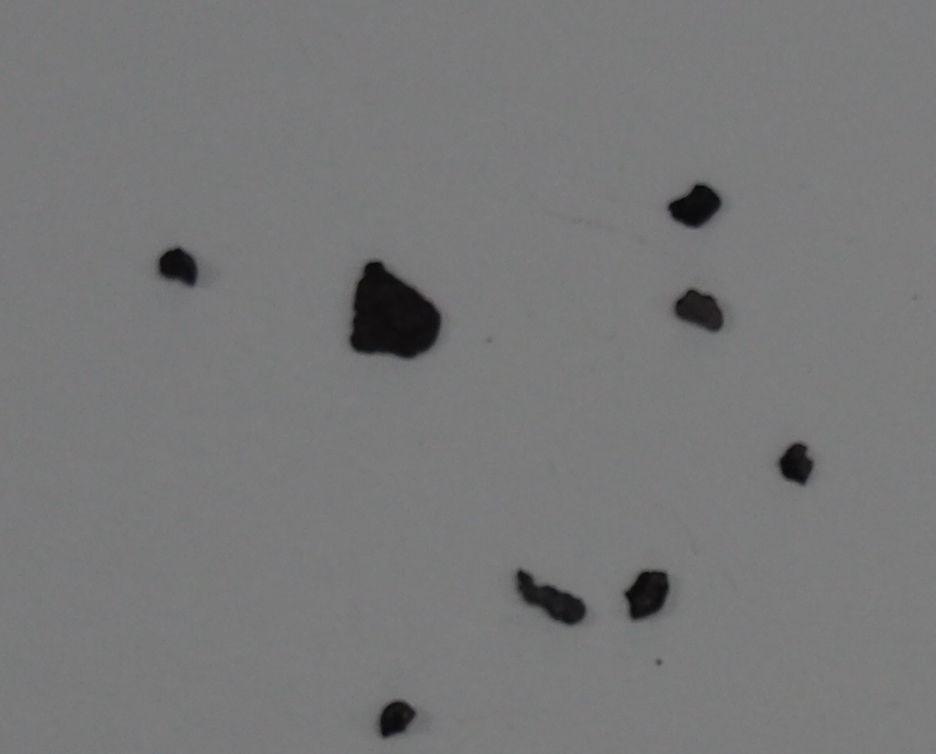
#> input picture P3/TAR.png, 936 x 754 px, shrunk from 1170 x 942 before the run
$ jupyter execute P3.ipynb
#> lines starting #> are read from the running program, lines starting #| are printed output that depends on the picture; after the words box and inside, x2 and y2 are one past the last pixel; in counts of white or black regions, pixels touching at a corner belong together
#> in process_and_classify_image, image is the input picture: shape (754, 936, 3); mean B, G, R 120.5, 119.9, 119.7
[cell 1]
import cv2
import numpy as np
import pandas as pd

[cell 2]
def extract_features(image):
    import cv2
    import numpy as np

    # Convert to grayscale for processing
    gray = cv2.cvtColor(image, cv2.COLOR_BGR2GRAY)

    # Apply Gaussian Blur to reduce noise
    blur = cv2.GaussianBlur(gray, (5, 5), 0)

    # Apply adaptive thresholding
    thresh = cv2.adaptiveThreshold(
        blur, 255, cv2.ADAPTIVE_THRESH_MEAN_C,
        cv2.THRESH_BINARY_INV, 11, 2
    )
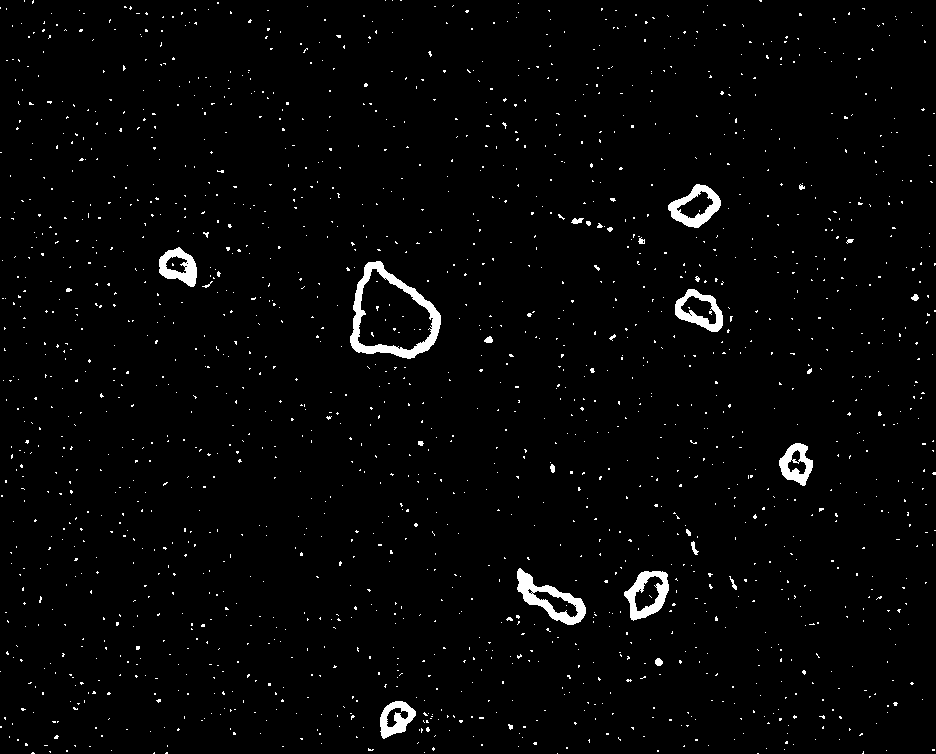
#> thresh: shape (754, 936); 2.2% white; 1759 white regions (1733 under 20 px), largest, box (x1, y1, x2, y2) and area: (350, 261, 441, 359) 2188, (517, 568, 586, 625) 1328, (624, 571, 669, 621) 1025

    # Remove small noise with morphological operations
    kernel = np.ones((3, 3), np.uint8)
    opening = cv2.morphologyEx(
        thresh, cv2.MORPH_OPEN, kernel, iterations=2
    )
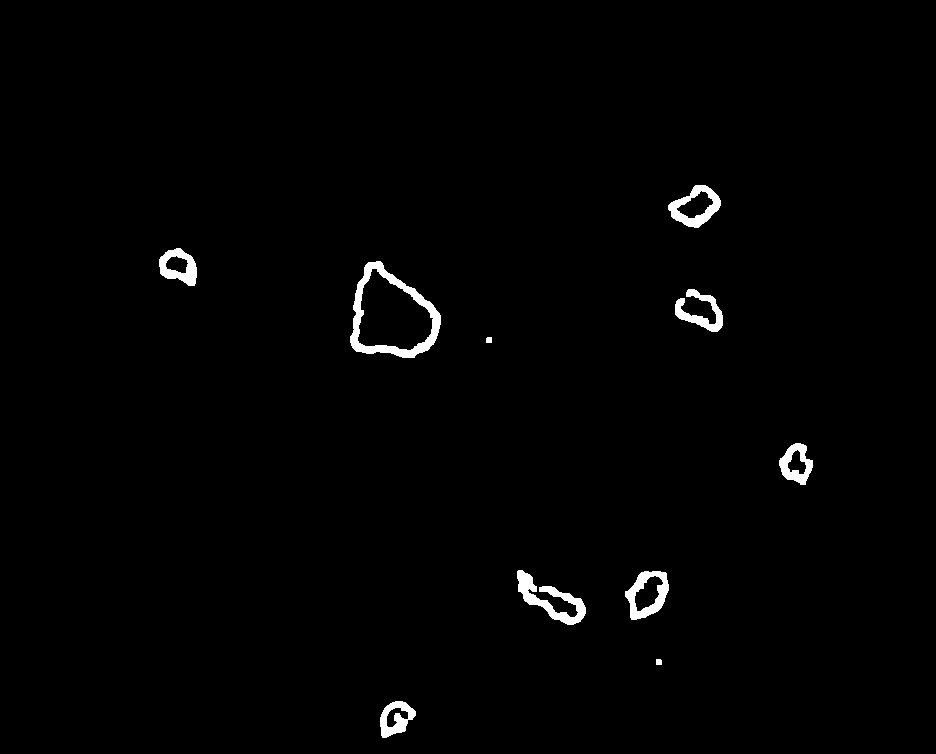
#> opening: shape (754, 936); 1.2% white; 10 white regions

    # Find contours
    contours, _ = cv2.findContours(
        opening, cv2.RETR_EXTERNAL, cv2.CHAIN_APPROX_SIMPLE
    )
#> contours = 10 contours; largest, box (x1, y1, x2, y2) and area: (350, 261, 441, 358) 5958, (625, 571, 669, 620) 1465, (668, 185, 721, 228) 1388, (517, 570, 586, 625) 1140, (159, 248, 197, 286) 974

    features_list = []

    for cnt in contours:
        # Filter by area (ignore very small particles)
        area = cv2.contourArea(cnt)
        if area > 20:
            # Compute perimeter
            perimeter = cv2.arcLength(cnt, True)

            # Compactness
            compactness = (perimeter ** 2) / area if area != 0 else 0

            # Bounding rectangle
            x, y, w, h = cv2.boundingRect(cnt)
            aspect_ratio = float(w) / h if h != 0 else 0

            # Fit ellipse if possible
            if len(cnt) >= 5:
                ellipse = cv2.fitEllipse(cnt)
                _, axes, _ = ellipse
                major_axis = max(axes)
                minor_axis = min(axes)
                ellipse_axis_ratio = minor_axis / major_axis if major_axis != 0 else 0
            else:
                ellipse_axis_ratio = 0

            # Create a mask for the contour
            mask = np.zeros(image.shape[:2], dtype="uint8")
            cv2.drawContours(mask, [cnt], -1, 255, -1)

            # Calculate mean color within the contour mask
            mean_val = cv2.mean(image, mask=mask)
            mean_b, mean_g, mean_r = mean_val[:3]

            # Convert BGR to HSV and get mean hue
            hsv_image = cv2.cvtColor(image, cv2.COLOR_BGR2HSV)
            mean_hsv = cv2.mean(hsv_image, mask=mask)
            mean_hue = mean_hsv[0]

            # Collect features
            features = {
                'Area': area,
                'Perimeter': perimeter,
                'Compactness': compactness,
                'Aspect_Ratio': aspect_ratio,
                'Ellipse_Axis_Ratio': ellipse_axis_ratio,
                'Mean_R': mean_r,
                'Mean_G': mean_g,
                'Mean_B': mean_b,
                'Mean_Hue': mean_hue,
                'Contour': cnt,  # Keep contour for visualization
                'Bounding_Rect': (x, y, w, h)  # For labeling
            }
            features_list.append(features)
#> this loop made 10 passes
#> (area, perimeter, compactness, x, y, w, h, aspect_ratio) on passes 1 to 10: (858, 120.9, 17.04, 380, 701, 36, 37, 0.973), (24.5, 19.41, 15.38, 656, 659, 6, 6, 1), (1465, 157.1, 16.84, 625, 571, 44, 49, 0.898), (1140, 346.4, 105.3, 517, 570, 69, 55, 1.25), (909, 128.6, 18.18, 779, 443, 34, 42, 0.81), (24.5, 19.41, 15.38, 486, 337, 6, 6, 1), (710.5, 258.1, 93.73, 675, 289, 48, 43, 1.12), (5957.5, 322.5, 17.46, 350, 261, 91, 97, 0.938), (974.5, 127.2, 16.59, 159, 248, 38, 38, 1), (1388, 152.9, 16.83, 668, 185, 53, 43, 1.23)
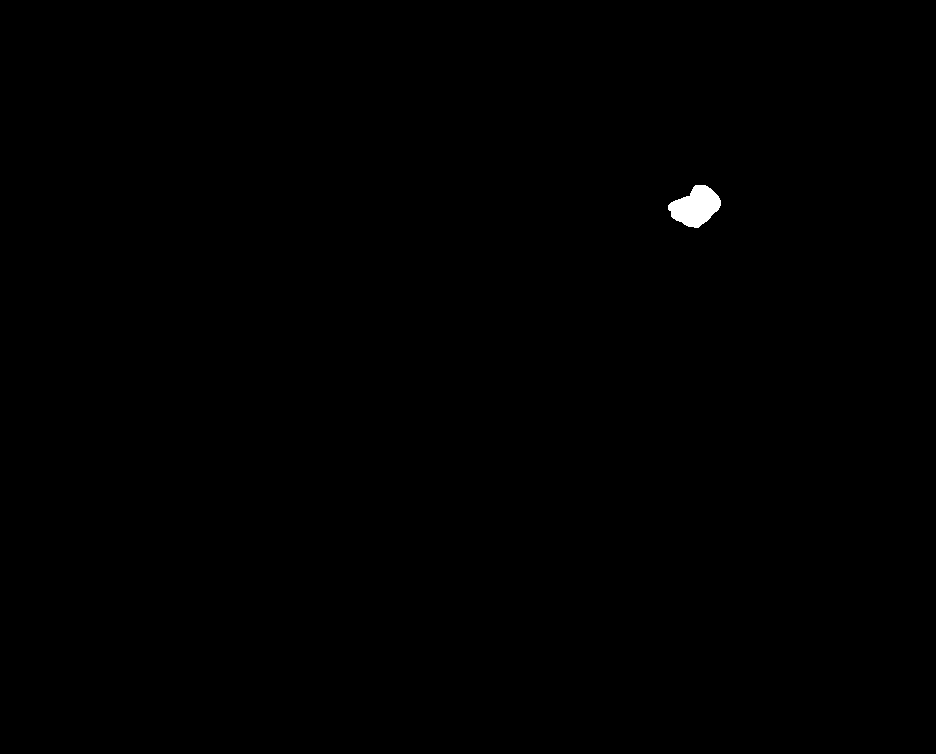
#> mask: shape (754, 936); 0.21% white; 1 white region, box (x1, y1, x2, y2) and area: (668, 185, 721, 228) 1453
#> after the loop, features_list = 10 items

    return features_list

[cell 3]
def classify_particle(features, params):
    # Unpack features
    area = features['Area']
    perimeter = features['Perimeter']
    compactness = features['Compactness']
    aspect_ratio = features['Aspect_Ratio']
    ellipse_axis_ratio = features['Ellipse_Axis_Ratio']
    mean_r = features['Mean_R']
    mean_g = features['Mean_G']
    mean_b = features['Mean_B']
    mean_hue = features['Mean_Hue']

    # Calculate mean brightness
    mean_brightness = (mean_r + mean_g + mean_b) / 3

    # Unpack parameters
    compactness_threshold = params['compactness_threshold']
    ellipse_axis_ratio_threshold = params['ellipse_axis_ratio_threshold']
    mean_hue_pellet_range = params['mean_hue_pellet_range']
    mean_brightness_fragment_threshold = params['mean_brightness_fragment_threshold']
    mean_brightness_tar_threshold = params['mean_brightness_tar_threshold']

    # Classification rules
    if (compactness >= compactness_threshold and
        ellipse_axis_ratio >= ellipse_axis_ratio_threshold and
        mean_hue >= mean_hue_pellet_range[0] and
        mean_hue <= mean_hue_pellet_range[1]):
        return 'Pellet'
    elif mean_brightness <= mean_brightness_tar_threshold:
        return 'Tar'
    elif mean_brightness >= mean_brightness_fragment_threshold:
        return 'Fragment'
    else:
        return 'Unknown'

[cell 4]
params = {
    'compactness_threshold': 15.0,
    'ellipse_axis_ratio_threshold': 0.8,
    'mean_hue_pellet_range': (15, 45),  # Hue range for pellets
    'mean_brightness_fragment_threshold': 100,  # Bright fragments
    'mean_brightness_tar_threshold': 80  # Dark tar particles
}

[cell 5]
def process_and_classify_image(image_file, params):
    import cv2
    import pandas as pd

    # Load the image
    image = cv2.imread(image_file)
    if image is None:
        print(f"Error loading image {image_file}")
        return None

    features_list = extract_features(image)
#> features_list = 10 items

    # Prepare results list
    results = []
    for i, features in enumerate(features_list):
        predicted_label = classify_particle(features, params)
        features['Predicted_Label'] = predicted_label
        features['Particle_Number'] = i + 1
        results.append(features)

        # Draw the contour and label on the image
        cv2.drawContours(image, [features['Contour']], -1, (0, 255, 0), 2)
        x, y, w, h = features['Bounding_Rect']
        cv2.putText(image, predicted_label, (x, y - 10),
                    cv2.FONT_HERSHEY_SIMPLEX, 0.5, (0, 0, 255), 1)
#> this loop made 10 passes
#> (area in classify_particle, perimeter in classify_particle, compactness in classify_particle, aspect_ratio in classify_particle, ellipse_axis_ratio in classify_particle, mean_r in classify_particle, mean_g in classify_particle, mean_b in classify_particle) on passes 1 to 10: (858, 120.9, 17.04, 0.973, 0.671, 27.09, 26.19, 27.5), (24.5, 19.41, 15.38, 1, 0.905, 89.83, 93.31, 95.23), (1465, 157.1, 16.84, 0.898, 0.67, 25.28, 24.53, 24.97), (1140, 346.4, 105.3, 1.25, 0.395, 34.09, 33.95, 35.61), (909, 128.6, 18.18, 0.81, 0.784, 28.29, 26.99, 28.36), (24.5, 19.41, 15.38, 1, 0.905, 109.8, 109.9, 111.7), (710.5, 258.1, 93.73, 1.12, 0.664, 41.68, 39.92, 40.87), (5957.5, 322.5, 17.46, 0.938, 0.822, 21.05, 19.34, 20.32), (974.5, 127.2, 16.59, 1, 0.714, 25.51, 24.9, 27.61), (1388, 152.9, 16.83, 1.23, 0.668, 20.81, 20.39, 23.18)
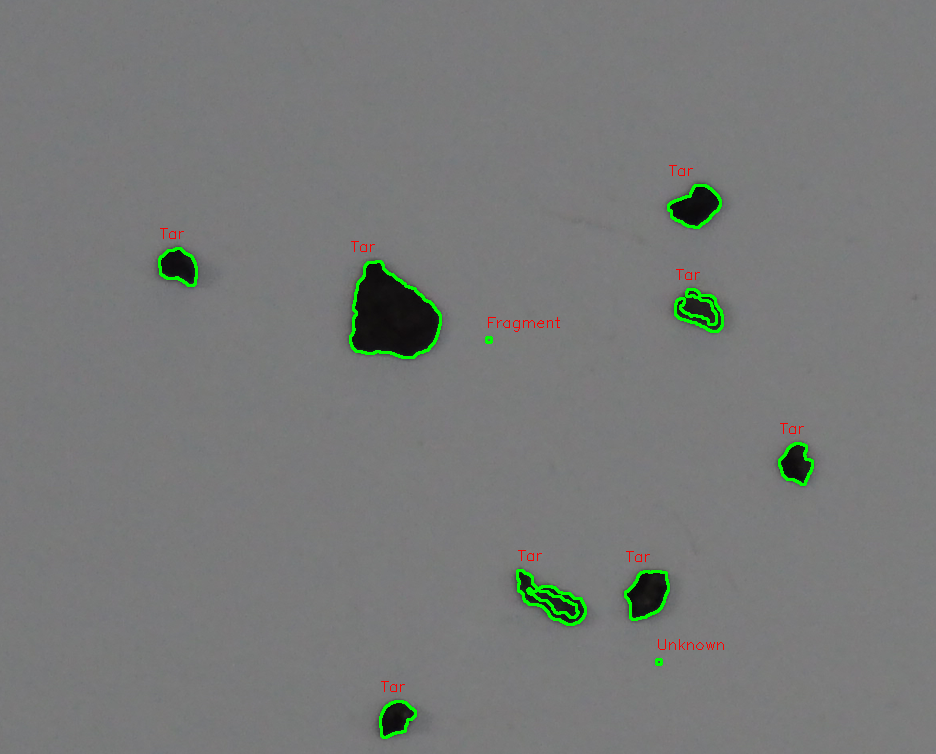
#> image: shape (754, 936, 3); 0.86% of pixels changed, all inside (x1, y1, x2, y2) = (158, 165, 814, 739)
#> after the loop, results = 10 items

    # Convert results to DataFrame
    df_results = pd.DataFrame(results)
#> df_results = table of 10 rows and 13 columns

    # Show the image with classifications
    cv2.imshow('Classified Particles', image)
    cv2.waitKey(0)
    cv2.destroyAllWindows()

    return df_results

[cell 6]
# Path to the new image
test_image_file = 'TAR.png'

# Process and classify the new image
df_test_results = process_and_classify_image(test_image_file, params)
#> df_test_results = table of 10 rows and 13 columns

# Display the classification results
if df_test_results is not None:
    print(df_test_results[['Particle_Number', 'Predicted_Label']])
#|    Particle_Number Predicted_Label
#| 0                1             Tar
#| 1                2         Unknown
#| 2                3             Tar
#| 3                4             Tar
#| 4                5             Tar
#| 5                6        Fragment
#| 6                7             Tar
#| 7                8             Tar
#| 8                9             Tar
#| 9               10             Tar

$ run again, with P3/PEL.png copied over P3/TAR.png
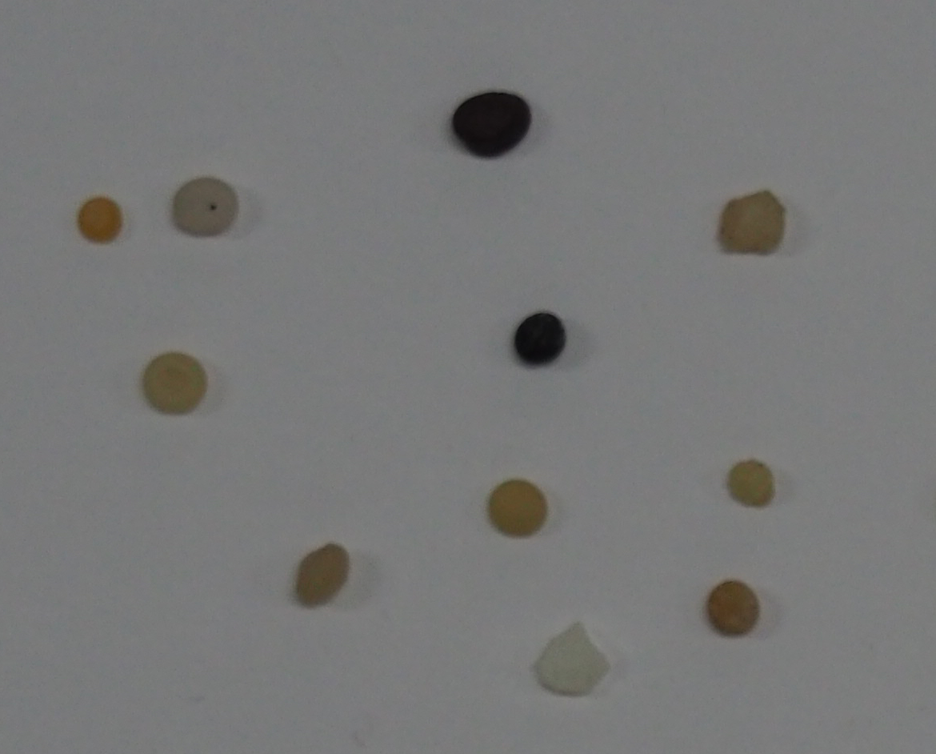
#> input picture P3/PEL.png, 936 x 754 px, shrunk from 1170 x 942 before the run
#> in process_and_classify_image, image is the input picture: shape (754, 936, 3); mean B, G, R 119.2, 119.7, 119.4
#> thresh: shape (754, 936); 2.8% white; 1950 white regions (1922 under 20 px), largest, box (x1, y1, x2, y2) and area: (452, 92, 531, 158) 1616, (716, 190, 786, 256) 1386, (514, 312, 566, 367) 1271
#> opening: shape (754, 936); 1.7% white; 23 white regions
#> contours = 23 contours, 2 with area under 20; largest, box (x1, y1, x2, y2) and area: (452, 92, 531, 158) 3908, (717, 190, 785, 256) 3386, (488, 480, 547, 537) 2640, (707, 581, 759, 637) 2254, (514, 313, 565, 366) 2086
#> the loop in extract_features, `for cnt in contours:` made 23 passes
#> (area, perimeter, compactness, x, y, w, h, aspect_ratio) on passes 1, 2, 3, 6, 7, 8, 9, 10: (256, 122.3, 58.41, 538, 677, 49, 20, 2.45), (32.5, 22.24, 15.22, 603, 665, 7, 7, 1), (42.5, 26.24, 16.2, 532, 663, 8, 8, 1), (33, 22.83, 15.79, 574, 622, 8, 6, 1.33), (265.5, 110.5, 46.01, 298, 587, 39, 21, 1.86), (2254, 182.7, 14.81, 707, 581, 52, 56, 0.929), (103, 54.49, 28.82, 296, 571, 8, 23, 0.348), (510, 197.2, 76.25, 300, 544, 49, 42, 1.17)
#> after the loop in extract_features, `for cnt in contours:`:
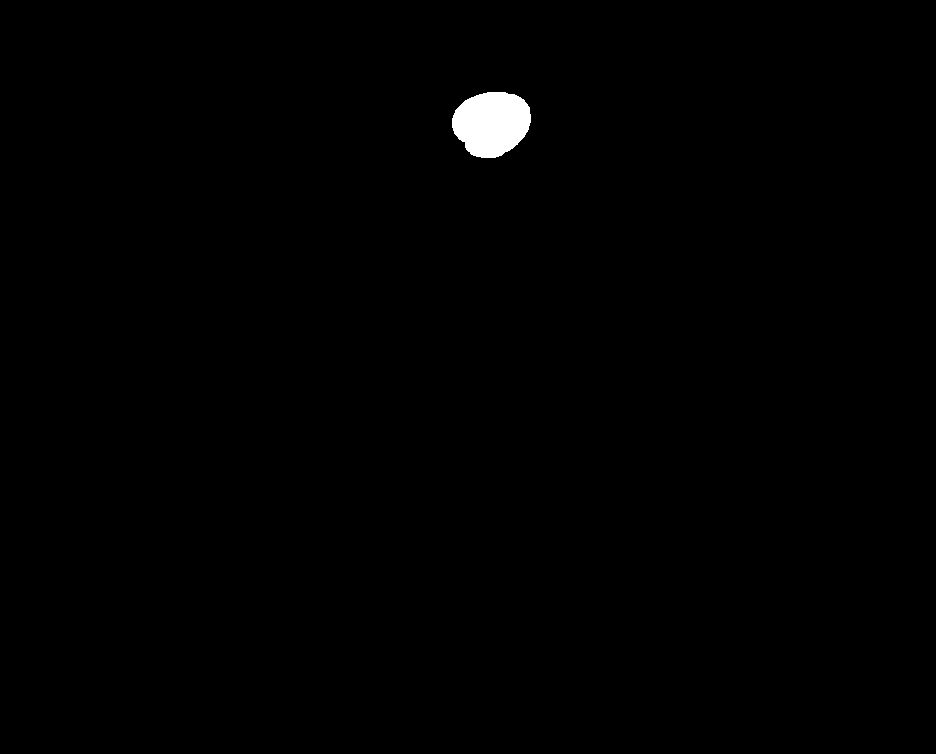
#> mask: shape (754, 936); 0.57% white; 1 white region, box (x1, y1, x2, y2) and area: (452, 92, 531, 158) 4013
#> after the loop in extract_features, `for cnt in contours:`: features_list = 21 items
#> the loop in process_and_classify_image, `for i, features in enumerate(features_list):` made 21 passes
#> (area in classify_particle, perimeter in classify_particle, compactness in classify_particle, aspect_ratio in classify_particle, ellipse_axis_ratio in classify_particle, mean_r in classify_particle, mean_g in classify_particle, mean_b in classify_particle) on passes 1 to 8: (256, 122.3, 58.41, 2.45, 0.332, 98.43, 97.2, 91.03), (32.5, 22.24, 15.22, 1, 0.713, 109.4, 109.8, 102.1), (42.5, 26.24, 16.2, 1, 0.622, 104.5, 105.2, 99.55), (33, 22.83, 15.79, 1.33, 0.79, 111.7, 112.9, 104.4), (265.5, 110.5, 46.01, 1.86, 0.482, 84.49, 77.58, 67.02), (2254, 182.7, 14.81, 0.929, 0.904, 80.28, 64.22, 44.46), (103, 54.49, 28.82, 0.348, 0.171, 80.15, 70.12, 54.61), (510, 197.2, 76.25, 1.17, 0.796, 84.31, 75.09, 61.37)
#> after the loop in process_and_classify_image, `for i, features in enumerate(features_list):`:
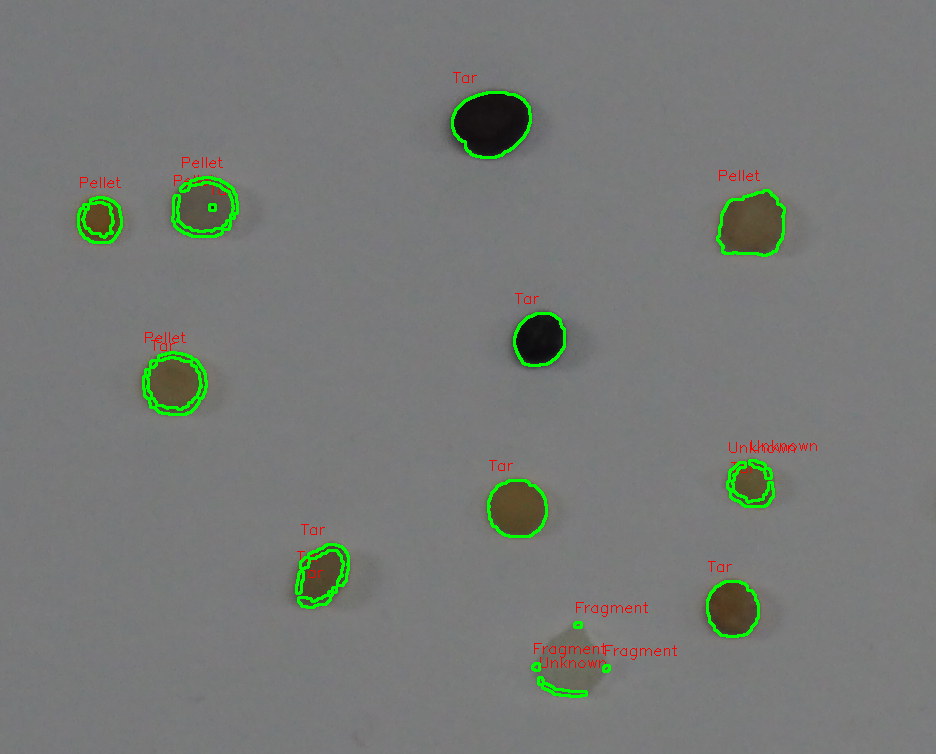
#> image: shape (754, 936, 3); 1.58% of pixels changed, all inside (x1, y1, x2, y2) = (77, 72, 817, 698)
#|     Particle_Number Predicted_Label
#| 0                 1         Unknown
#| 1                 2        Fragment
#| 2                 3        Fragment
#| 3                 4        Fragment
#| 4                 5             Tar
#> (further printed lines are left out)
